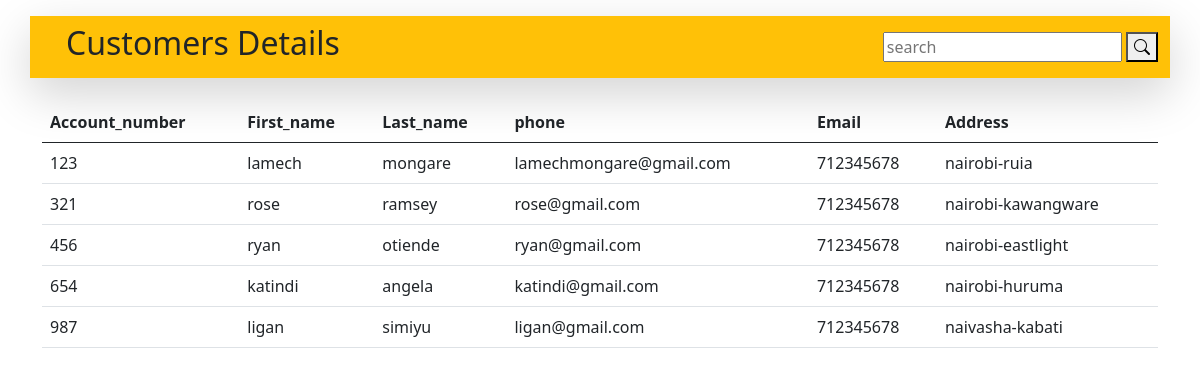
The page / on the database its author committed.
### tables this page shows
CREATE TABLE `customers` (
  `account_no` int(10) NOT NULL,
  `first_name` varchar(50) NOT NULL,
  `last_name` varchar(50) NOT NULL,
  `email` varchar(50) NOT NULL,
  `phone` int(50) NOT NULL,
  `address` varchar(50) NOT NULL
);

### index.php (the view, shortened to what this page needs)
<!DOCTYPE html>
<html lang="en">
<head>
    <link href="https://cdn.jsdelivr.net/npm/bootstrap@5.0.2/dist/css/bootstrap.min.css" rel="stylesheet">
    <link rel="stylesheet" href="https://cdn.jsdelivr.net/npm/bootstrap-icons@1.9.1/font/bootstrap-icons.css">
</head>
<body>
    <div class=" navbar container-lg  bg-warning mt-3 my-4 shadow-lg">
        <h2 class=" fw-italic mx-4 t  " >Customers Details</h2>
        <form  method="GET" name="search" class='text-end '>
        <input type="text" name="search" placeholder="search">
        <button><i class="bi bi-search"></i></button>
        </form>
    </div>
    <div class="container-lg">
    <table class="table table-borderd">
        <thead>
           <tr>
           <th>Account_number</th>
            <th>First_name</th>
            <th>Last_name</th>
            <th>phone</th>
            <th>Email</th>
            <th>Address</th>
           </tr>
        <tbody>
            <?php
            include("connection.php");
            $getcustomer =$_GET['search'];
            $retrive ="SELECT *FROM  customers WHERE CONCAT(first_name ,last_name) LIKE '%$getcustomer%'";
            $run =mysqli_query($connect,$retrive);
            if(mysqli_num_rows($run) > 0){
                foreach($run as $customer){?>
                    <tr>
                    <td><?php echo $customer['account_no'] ?></td>
                    <td><?php echo $customer['first_name']; ?></td>
                    <td><?php echo $customer['last_name']; ?></td>
                    <td><?php echo $customer['email']; ?></td>
                    <td><?php echo $customer['phone']; ?></td>
                    <td><?php echo $customer['address']; ?></td>
                </tr>
                <?php }
           }
              ?>
        </tbody>
        </thead>
    </table>
    </div>
</body>
</html>

### rows shown on the page
customers: account_no "123", first_name "lamech", last_name "mongare", email "lamechmongare@gmail.com", phone "712345678", address "nairobi-ruia"
customers: account_no "321", first_name "rose", last_name "ramsey", email "rose@gmail.com", phone "712345678", address "nairobi-kawangware"
customers: account_no "456", first_name "ryan", last_name "otiende", email "ryan@gmail.com", phone "712345678", address "nairobi-eastlight"
customers: account_no "654", first_name "katindi", last_name "angela", email "katindi@gmail.com", phone "712345678", address "nairobi-huruma"
customers: account_no "987", first_name "ligan", last_name "simiyu", email "ligan@gmail.com", phone "712345678", address "naivasha-kabati"
